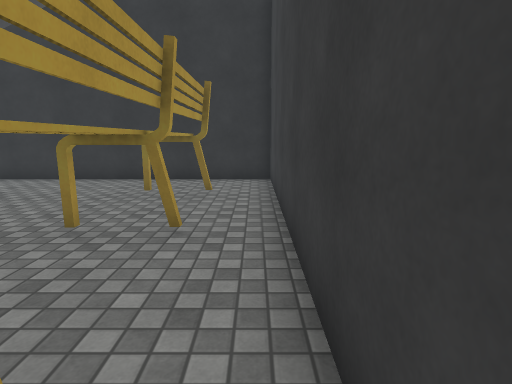
View 1 (above)

23 first-person views from a walk through a scene from a Unity 3-D project. The camera is 1.4 m above the floor, tilts 10° down and sees 80° across. The floor is counted in squares, 1 m on a side. Each view is taken from the middle of a square. On the plan, view 1 faces up. The plan holds only what a view shows up to about 14 squares ahead; the rest is blank. The place goes on beyond the plan. Surface patterns are stand-ins for the level's own textures.

View 2
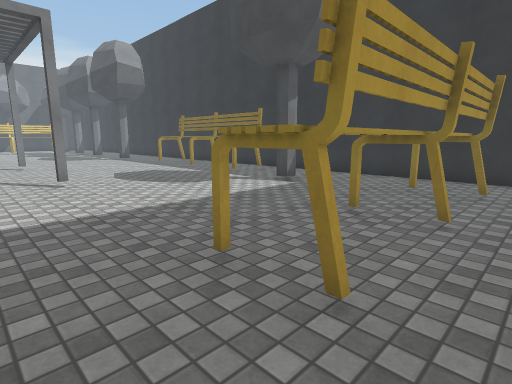

View 3
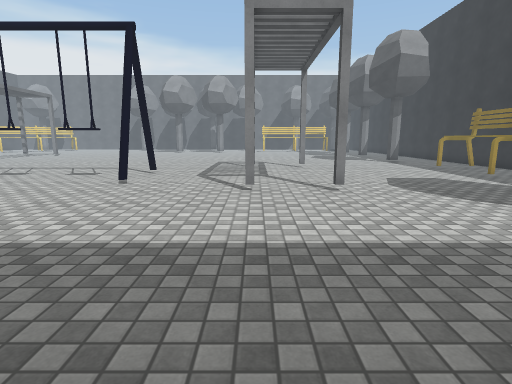

View 4
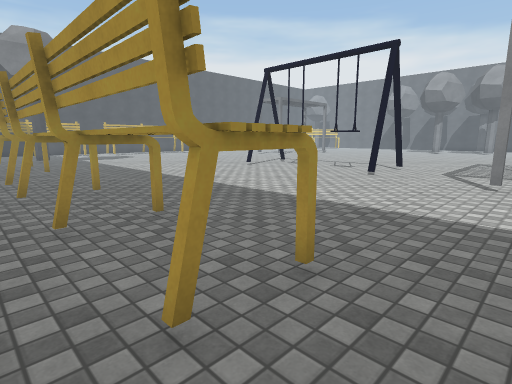

View 5
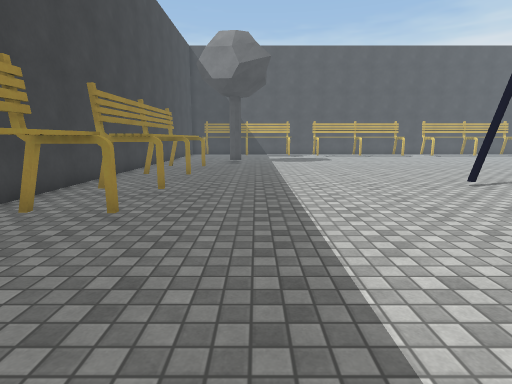

View 6
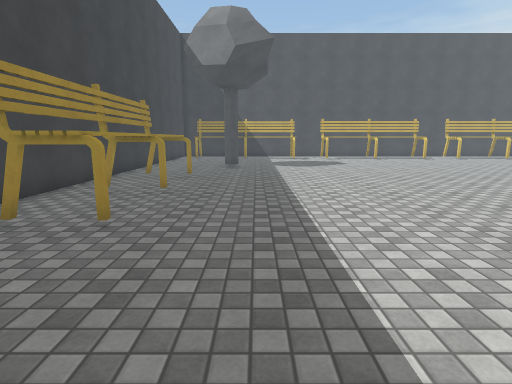

View 7
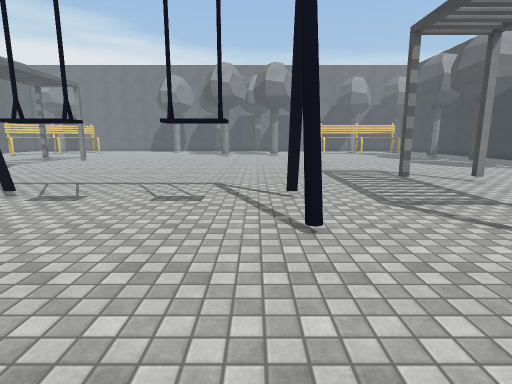

View 8
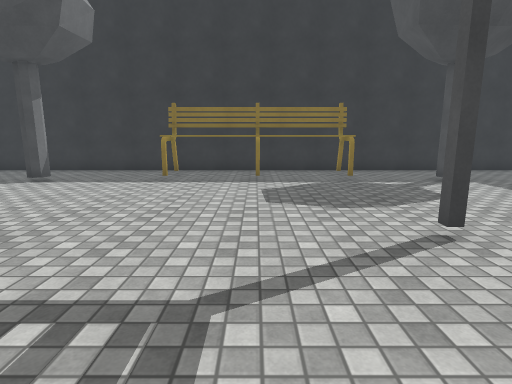

View 9
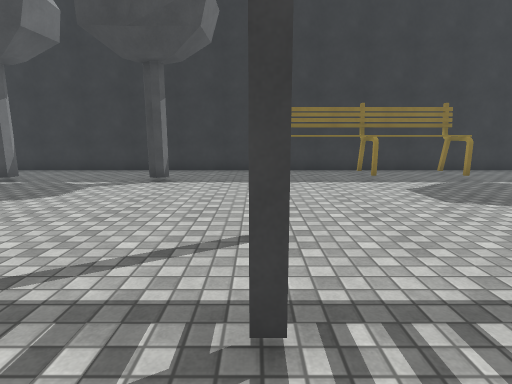

View 10
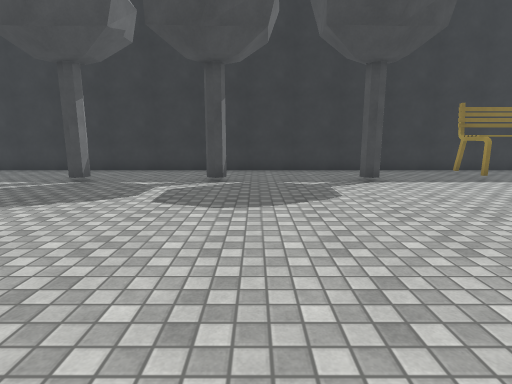

View 11
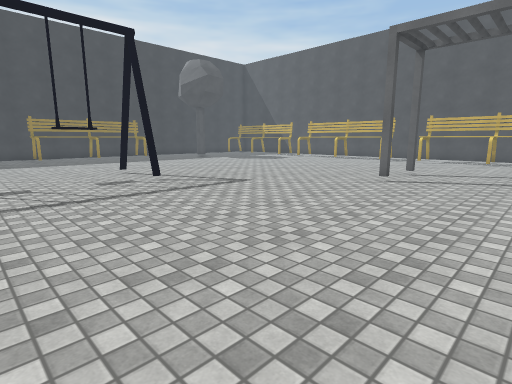

View 12
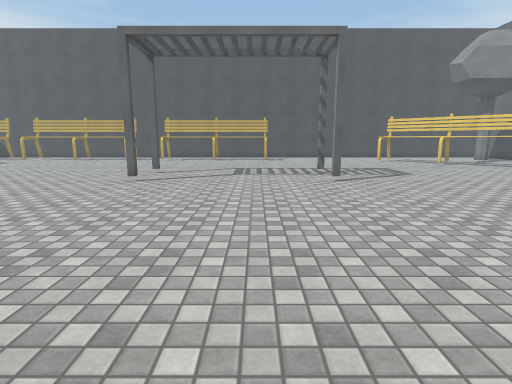

View 13
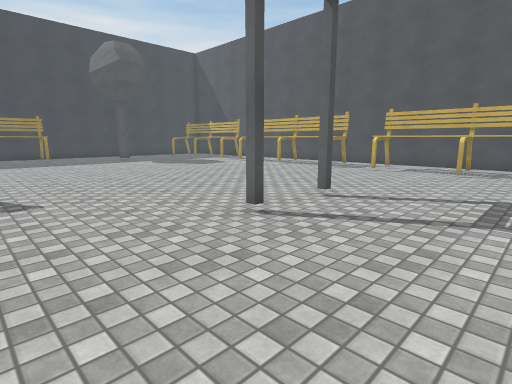

View 14
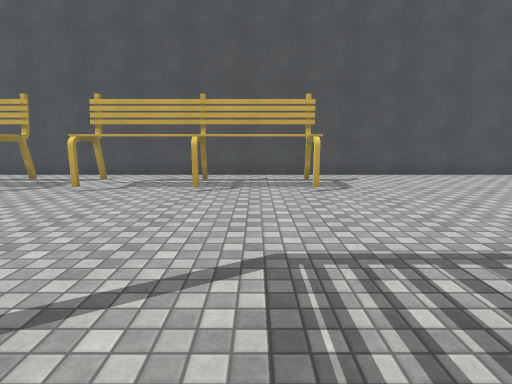

View 15
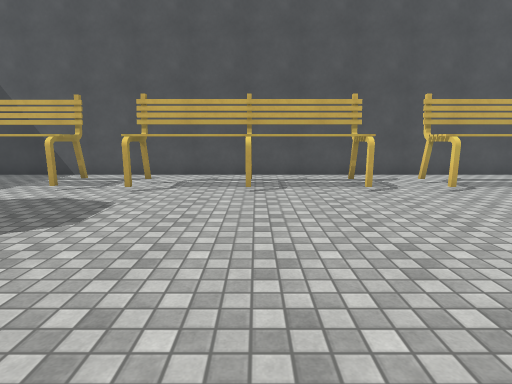

View 16
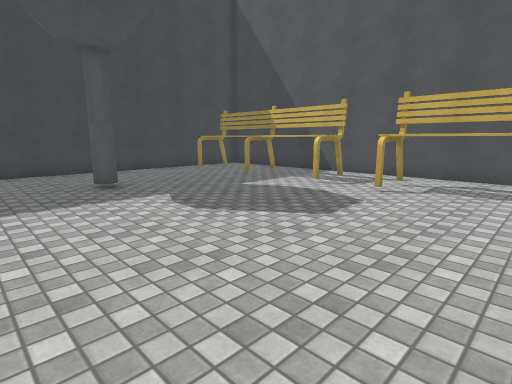

View 17
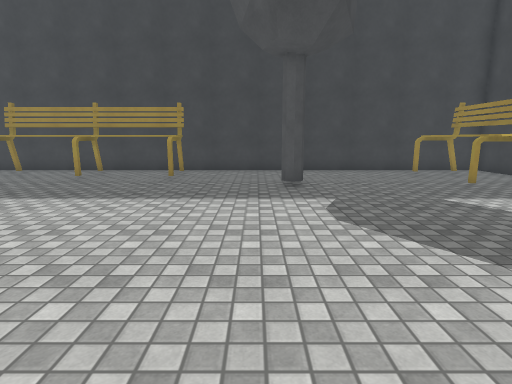

View 18
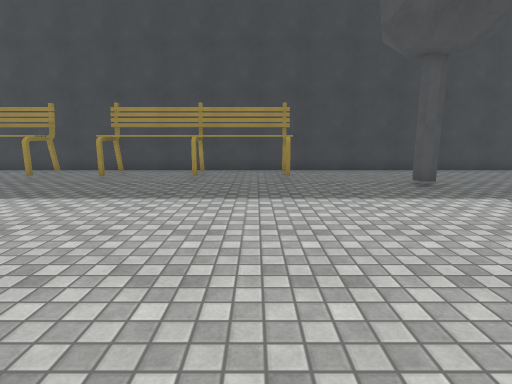

View 19
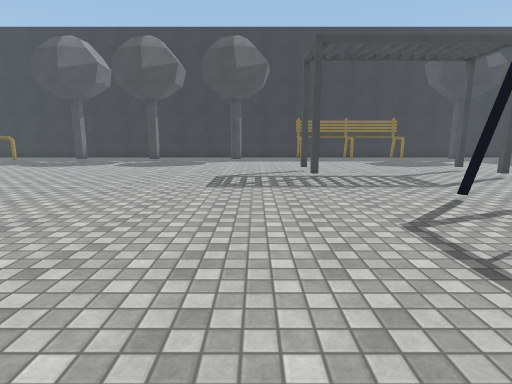

View 20
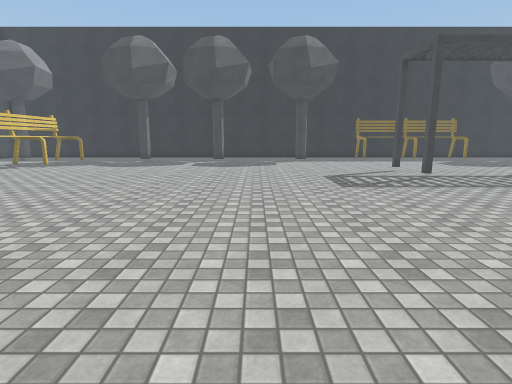

View 21
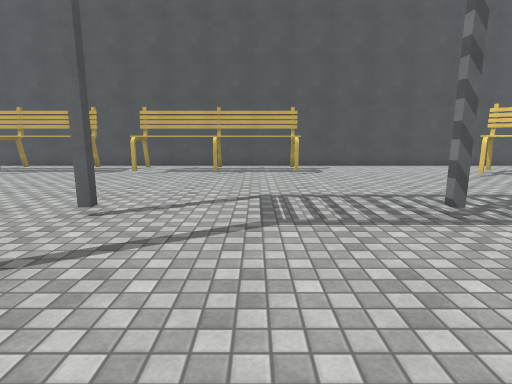

View 22
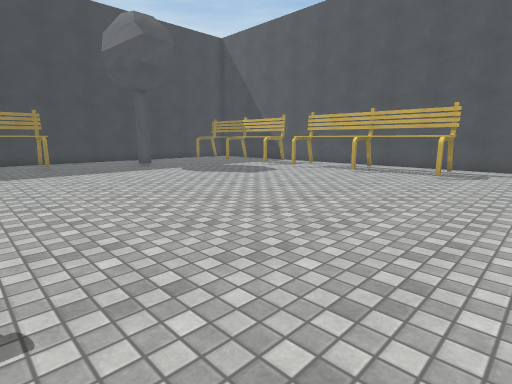

View 23
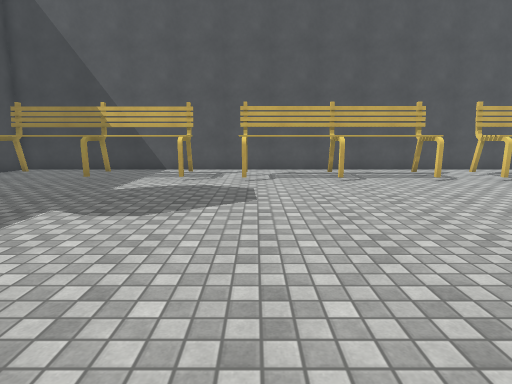

### Floor plan
Points are (right, up) in squares from view 1. A wall is a line through its corners. A room is listed if a view was taken in it or the views show most of it. See-through windows are left out.
Room 1 (views 1, 2, 3, 4, 5, 6, 7, 8, 9, 10, 11, 12, 13, 14, 15, 16, 17, 18, 19, 20, 21, 22, 23)
walls: (0.5, 0.5) (0.5, 10.5) (-31.4, 10.5); (-31.5, -29.8) (0.5, -29.8) (0.5, -4.8)
objects: bench (-31, -25); other object (-30, 7); other object (-27, -19); other object (-27, -17); other object (-26, 7) to (-25, 7); other object (-25, -27) to (-18, -26); other object (-20, -19); other object (-20, -17); other object (-20, 7); other object (-17, -1); other object (-17, 1); other object (-16, -27) to (-10, -26); other object (-16, 8) to (-10, 9); other object (-14, -12); other object (-14, -5); other object (-13, -10); other object (-13, -8) to (-13, -7); other object (-12, -12); other object (-12, -5); other object (-10, -1); other object (-10, 1); other object (-8, -28) to (-1, -26); other object (-7, 7) to (-6, 7); other object (-4, -21); other object (-3, -17) to (-1, -11); other object (-3, 1) to (-1, 7); other object (-2, -8) to (-1, -2)

Where each view was taken, in squares from view 1:
view 1: 0 up, 0 right, facing up
view 2: 1 down, 0 right, facing up-left
view 3: 1 down, 2 left, facing left
view 4: 0 up, 0 right, facing down-left
view 5: 3 down, 5 left, facing down
view 6: 6 down, 5 left, facing down
view 7: 6 down, 7 left, facing left
view 8: 3 down, 13 left, facing up
view 9: 3 down, 17 left, facing up
view 10: 3 down, 24 left, facing up
view 11: 7 down, 24 left, facing down-right
view 12: 7 down, 24 left, facing down
view 13: 13 down, 24 left, facing down-right
view 14: 18 down, 23 left, facing down
view 15: 18 down, 13 left, facing down
view 16: 18 down, 13 left, facing down-right
view 17: 20 down, 13 left, facing right
view 18: 16 down, 13 left, facing right
view 19: 12 down, 19 left, facing up
view 20: 12 down, 23 left, facing up
view 21: 14 down, 23 left, facing down
view 22: 14 down, 19 left, facing down-right
view 23: 16 down, 10 left, facing down
